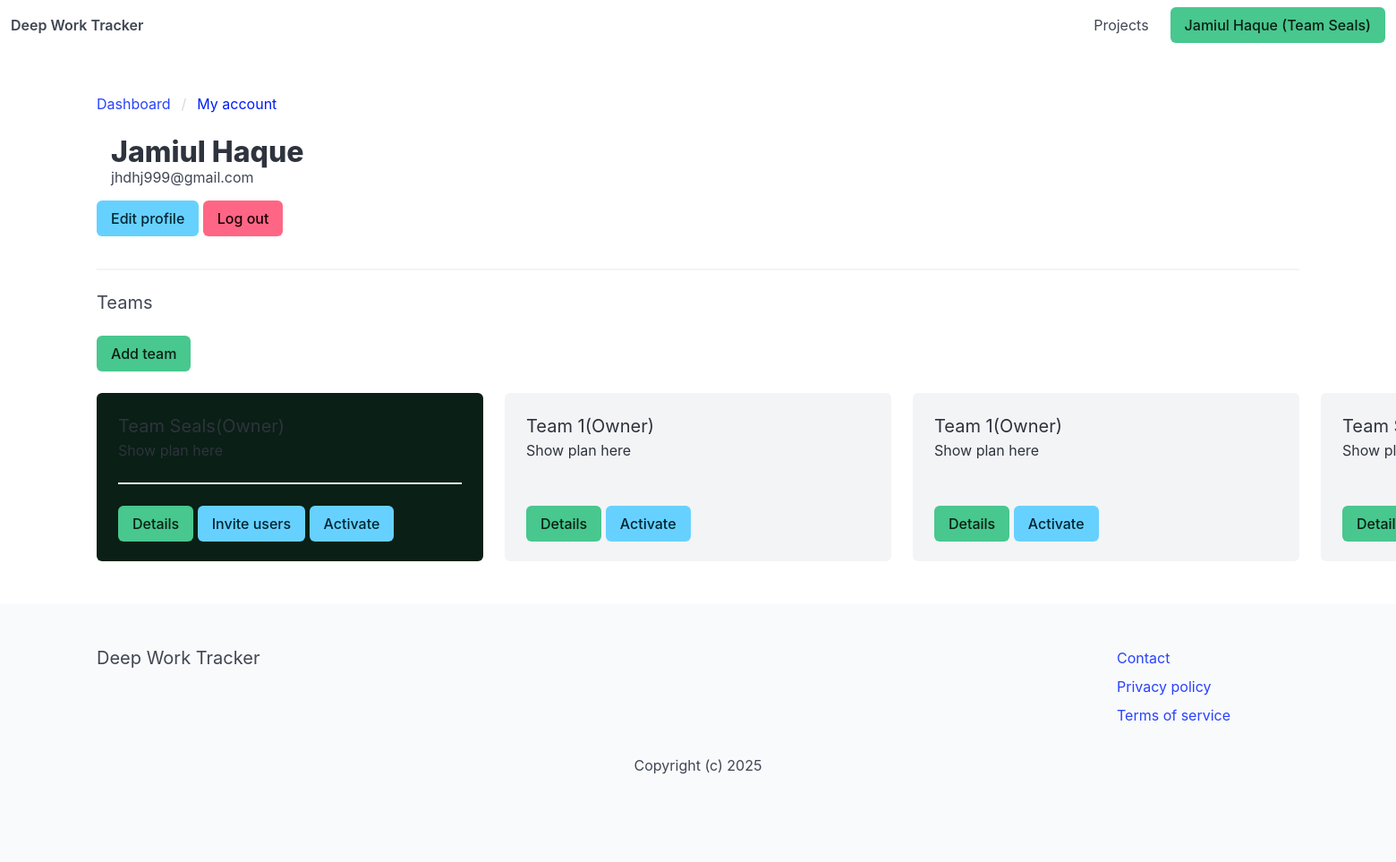
/myaccount/ (signed in), run on the app's committed database.
### apps/team/models.py (models this page shows, shortened)
class Team(models.Model):
    ACTIVE = "active"
    DELETED = "deleted"
    CHOICES_STATUS = (
        (ACTIVE, "Active"),
        (DELETED, "Deleted"),
    )
    title = models.CharField(max_length=255)
    members = models.ManyToManyField(User, related_name="teams")
    created_by = models.ForeignKey(User, related_name="created_teams", on_delete=models.CASCADE)
    created_at = models.DateTimeField(auto_now_add=True)
    status = models.CharField(max_length=10, choices=CHOICES_STATUS, default=ACTIVE)
    class Meta:
        ordering = ["title"]

### apps/userprofile/views.py (the view)
# urls.py: path("", myaccount, name="myaccount"),
@login_required
def myaccount(request):
    teams = request.user.teams.exclude(pk=request.user.userprofile.active_team_id)
    return render(request, "userprofile/myaccount.html", {"teams": teams})

### apps/team/context_processors.py (called while the page is built)
def active_team(request):
    if request.user.is_authenticated:
        if request.user.userprofile.active_team_id:
            team = Team.objects.get(pk=request.user.userprofile.active_team_id)
            return {"active_team": team}
        return {"active_team": None}
    return {"active_team": None}

### apps/userprofile/templates/userprofile/myaccount.html (shortened to what this page needs)
{% extends "core/base.html" %}
{% block content %}
    <div class="container">
        <nav class="breadcrumb" aria-label="breadcrumbs">
            <ul>
                <li><a href="#">Dashboard</a></li>
                <li class="is-active"><a href="{% url "myaccount" %}" aria-current="page">My account</a></li>
            </ul>
        </nav>
        <div class="columns">
            <div class="column is-6">
                <div class="media mb-4">
                    <div class="media-content">
                        <p class="title is-3">{% firstof request.user.get_full_name request.user.username %}</p>
                        <p class="subtitle is-6">{{ request.user.email }}</p>
                    </div>
                </div>
                <div>
                    <a href="{% url "edit_profile" %}" class="button is-info">Edit profile</a>
                    <form action="{% url 'logout' %}" method="post" style="display: inline;">
                        <button type="submit" class="button is-danger">Log out</button>
                    </form>
                </div>
            </div>
        </div>
        <hr>
        <div class="columns">
            <div class="column is-12">
                <h2 class="subtitle">Teams</h2>
                <a href="{% url "team:add" %}" class="button is-success">Add team</a>
            </div>
        </div>
        <div class="columns">
            {% if active_team %}
                <div class="column is-4">
                    <div class="notification has-background-success-dark">
                        <h3 class="is-size-5">{{ active_team.title }}{% if active_team.created_by == request.user %}(Owner){% else %}(Member){% endif %}</h3>
                        <h3 class="is-size-6">Show plan here</h3>
                        <hr>
                        <a href="{% url "team:team" active_team.id %}" class="button is-success">Details</a>
                        {% if active_team.created_by == request.user %}
                            <a href="#" class="button is-info">Invite users</a>
                        {% endif %}
                        <a href="#" class="button is-info">Activate</a>
                    </div>
                </div>
            {% endif %}
            {% for team in teams %}
                <div class="column is-4">
                    <div class="notification">
                        <h3 class="is-size-5">{{ team.title }}{% if team.created_by == request.user %}(Owner){% else %}(Member){% endif %}</h3>
                        <h3 class="is-size-6">Show plan here</h3>
                        <hr>
                        <a href="{% url "team:team" team.id %}" class="button is-success">Details</a>
                        <a href="{% url "team:activate_team" team.id %}" class="button is-info">Activate</a>
                    </div>
                </div>
            {% endfor %}
        </div>
    </div>
{% endblock %}

### apps/core/templates/core/base.html (shortened to what this page needs)
<!DOCTYPE html>
<html>
<head>
    <link rel="stylesheet" href="https://cdn.jsdelivr.net/npm/bulma@1.0.2/css/bulma.min.css">
</head>
<body>
    <div id="navbar-app">
        <nav class="navbar" role="navigation" aria-label="main navigation">
            <div class="navbar-brand">
                <a href="/" class="navbar-item"><strong>Deep Work Tracker</strong></a>
            </div>
            <div class="navbar-menu" :class="{'is-active': isActive}">
                <div class="navbar-end">
                    {% if not request.user.is_authenticated %}
                    <a href="{% url "plans" %}" class="navbar-item">Plans</a>
                    {% else %}
                        <a href="{% url "project:projects" %}" class="navbar-item">Projects</a>
                    {% endif %}
                    <div class="navbar-item">
                        <div class="buttons">
                            {% if request.user.is_authenticated %}
                                <a href="{% url "myaccount" %}" class="button is-success">{% firstof request.user.get_full_name request.user.username %}{% if active_team %} ({{ active_team.title}}){% endif %}</a>
                            {% else %}
                                <a href="{% url "signup" %}" class="button is-success"><strong>Sign up</strong></a>
                                <a href="{% url "login" %}" class="button">Log in</a>
                            {% endif %}
                        </div>
                    </div>
                </div>
            </div>
        </nav>
    </div>
     <section class="section">
        {% block content %}
        {% endblock %}
     </section>
     <footer class="footer">
        <div class="container">
            <div class="columns is-multiline">
                <div class="column is-4">
                    <h2 class="subtitle">Deep Work Tracker</h2>
                </div>
            <div class="column is-offset-6 is-2">
                <ul>
                    <li class="mb-2"><a href="#">Contact</a></li>
                    <li class="mb-2"><a href="{% url "privacy" %}">Privacy policy</a></li>
                    <li class="mb-2"><a href="{% url "terms" %}">Terms of service</a></li>
                </ul>
            </div>
            <div class="column is-12 has-text-centered">
                <p>Copyright (c) 2025</p>
            </div>
        </div>
    </div>
</footer>
</body>
</html>

### data on the page
Team: title "Team Seals"
Team: title "Team 1", shows "(Owner)"
Team: title "Team 1", shows "(Owner)"
Team: title "Team…"

### other printed values
{{ request.user.email }} "jhdhj999@gmail.com"
